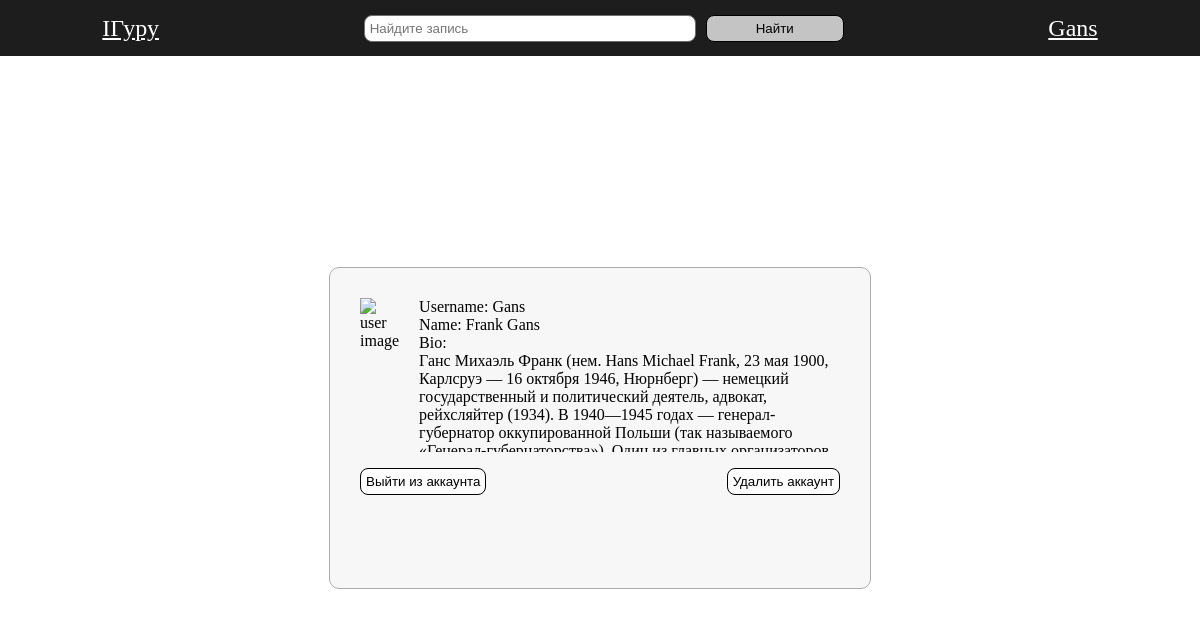
Screenshot of /pages/profile.php (signed in) with the database file from the repository.
### tables this page shows
CREATE TABLE users(
        id INTEGER PRIMARY KEY NOT NULL,
        username TEXT UNIQUE NOT NULL,
        firstname TEXT NOT NULL, 
        lastname TEXT NOT NULL,
        password TEXT NOT NULL,
        bio TEXT, 
        created_at DEFAULT current_timestamp NOT NULL, 
        updated_at DEFAULT current_timestamp NOT NULL
        );

### database/db_connect.php (called while the page is built, shortened)
<?php
function getUserByUsername($db, $username)
{
    $statements = $db->prepare('SELECT * FROM `users` WHERE `username` = :username');
    $statements->bindParam(':username', $username);
    return $statements->execute()->fetchArray(SQLITE3_ASSOC);
}

### pages/profile.php (the view, shortened to what this page needs)
<?php
require_once("../database/db_connect.php");
$user = getUserByUsername($db, $_SESSION['user']['username']);
if (array_key_exists("username", $_GET) && $_GET['username']) {
    $user = getUserByUsername($db, $_GET['username']);
} else {
    $user = getUserByUsername($db, $_SESSION['user']['username']);
}
$is_owner = $user['username'] == $_SESSION['user']['username'];
?>
<!DOCTYPE html>
<html lang="en">
<head>
    <link rel="stylesheet" href="../style/style.css">
</head>
<body>
    <?php require_once("../components/header.php") ?>
    <section class="profile_wrapper">
        <div class="profile">
            <div class="profile_info">
                <img class="profile_info_image" src="../assets/user.png" alt="user image" />
                <div class="profile_info_about">
                    <div class="profile_info_about_username">Username: <?php print($user['username']) ?></div>
                    <div class="profile_info_about_fullname">Name: <?php print($user['firstname'] . " " . $user['lastname']) ?></div>
                    Bio:<div class="profile_info_about_bio"> <?php print($user['bio']) ?></div>
                </div>
            </div>
            <div class="profile_action">
                <form class="profile_action_exit" action="../action/exit.php">
                    <?php $is_owner ? print('<button  >Выйти из аккаунта</button>') : "" ?>
                </form>
                <form class="profile_action_delete" action="../action/deleteUser.php" method="post">
                    <?php $is_owner ? print('<button>Удалить аккаунт</button>') : "" ?>
                </form>
            </div>
        </div>
    </section>
</body>
</html>

### style/style.css (style rules this page uses)
html, body { width: 100%; height: 100%; margin: 0; padding: 0; box-sizing: border-box; scrollbar-width: thin; scrollbar-color: #1d1d1d #e2e2e2; }
:root { --black: rgb(31, 31, 31); --white: rgb(255, 255, 255); --gray: rgb(172, 172, 172); }
button { display: block; color: rgb(0, 0, 0); background-color: rgba(255, 255, 255, 0.74); border: 1px solid black; border-radius: 8px; padding: 5px; transition: all 0.5s ease-in; }
img { background-color: transparent; }
.profile_wrapper { display: flex; width: 100%; height: 93%; justify-content: center; align-items: center; }
.profile { height: 35%; width: 40%; padding: 30px; background-color: #f7f7f7; border: 1px solid var(--gray); border-radius: 10px; }
.profile_info { width: 100%; height: 150px; display: flex; gap: 20px; margin-bottom: 20px; }
.profile_info_image { width: 150px; height: 150px; }
.profile_info_about { height: 150px; }
.profile_info_about_bio { overflow: auto; height: calc(100% - 50px); }
.profile_action { display: flex; justify-content: space-between; }

### rows the page displays
users: username "Gans", firstname "Frank", lastname "Gans", bio "Ганс Михаэль Франк (нем. Hans Michael Frank, 23 мая 1900, Карлсруэ — 16 октября 1946, Нюрнберг) — немецкий государственный и политический деятель, адвокат, рейхсляйтер (1934). В 1940—1945 годах — генерал-губернатор оккупированной Польши (так называемого…"

### other values shown
$_SESSION['user']['username'] "Gans"
